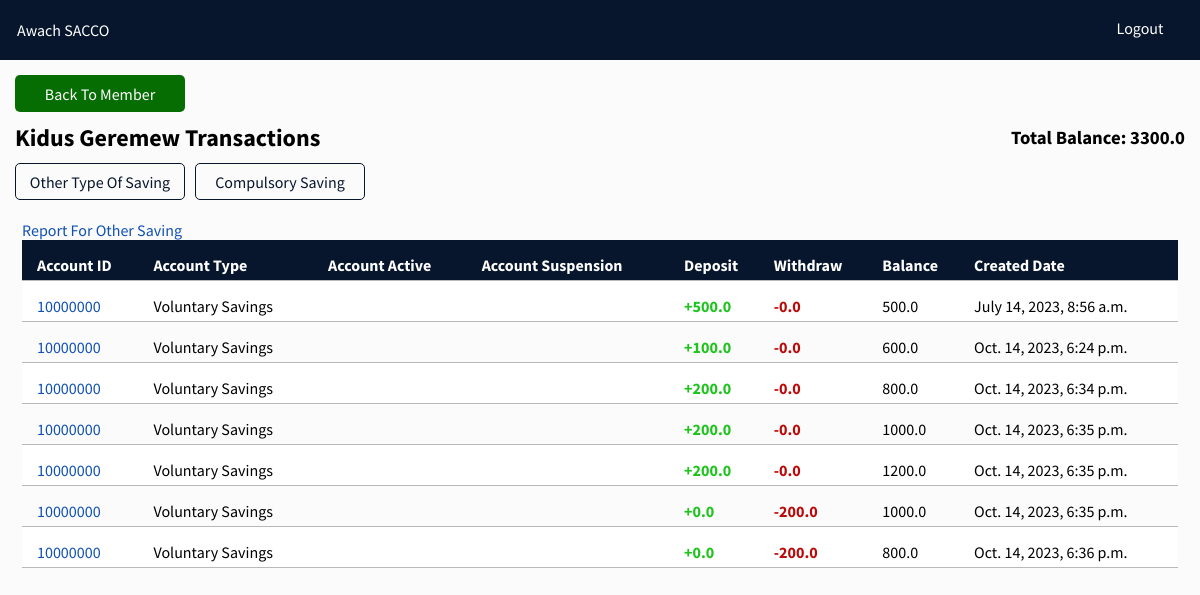
/savings/member-transction/10000000 (signed in), run on the app's committed database.
### savings/models.py (models this page shows, shortened)
class SavingTransaction(models.Model):
    account = models.ForeignKey(SavingAccount, on_delete=models.CASCADE)
    balance = models.FloatField(default=0.0)
    withdraw = models.FloatField(default=0.0)
    deposit = models.FloatField(default=0.0)
    interest = models.FloatField(default=0.0)
    created_date = models.DateTimeField(auto_now_add=True)

class SavingAccount(models.Model):
    account_id = models.IntegerField(primary_key=True, unique=True)
    member = models.ForeignKey(Member, on_delete=models.CASCADE)
    saving_type = models.ForeignKey(SavingType, on_delete=models.CASCADE)
    balance = models.FloatField(default=0.0)
    is_suspended = models.BooleanField(default=False)
    is_active = models.BooleanField(default=False)
    created_date = models.DateTimeField(auto_now_add=True)

class SavingType(models.Model):
    account_name = models.CharField(max_length=225, unique=True)
    def __str__(self):
        return self.account_name

### savings/views.py (the view)
# urls.py: path('member-transction/<str:pk>', get_members_transaction, name='member-transction'),
@login_required
def get_members_transaction(request, pk):
    saving_transaction = SavingTransaction.objects.filter(
        account__member__member_id__exact=pk).select_related('account').order_by('created_date')
    compulsory_transaction = CompulsoryTransaction.objects.filter(
        account__member__member_id__exact=pk).select_related('account').order_by('account').order_by('created_date')
    comlsory = CompulsorySaving.objects.get(member_id=pk)
    account = SavingAccount.objects.get(member_id=pk, is_active=True)
    balance = comlsory.balance + account.balance
    full_name = comlsory.member.first_name + ' ' + comlsory.member.father_name
    return render(request, 'membersTransaction.html', {'saving_transaction': saving_transaction,
                                                       'compulsory_transaction': compulsory_transaction, 'id': pk, 'balance': balance, 'full_name': full_name})

### savings/templates/membersTransaction.html (shortened to what this page needs)
{% load static %}
<!DOCTYPE html>
<html lang="en">
  <head>
    <link rel="stylesheet" href="{% static 'css/member_list.css' %}" />
    <link rel="stylesheet" href="{% static '/css/fontawesome/css/all.css' %}" />
  </head>
  <body>
    <div class="app">
      <header>
        <p>Awach SACCO</p>
        <div class="links">
          <div class="link">
            {% if request.user %}
            <a href="{% url 'logout-employee' %}"> Logout </a>
            {% else %}
            <a href="{% url 'login-employee' %}"> Login </a>
            {% endif %}
          </div>
        </div>
      </header>
      <div class="member-list-body">
        <a href="{% url 'memeber-info' id %}" class="create-member">
          Back To Member
        </a>
        <div class="members-detail">
          <h2>{{ full_name }} Transactions</h2>
          <h3>Total Balance: {{ balance }}</h3>
        </div>
        <div class="saving-button">
          <button id="other-saving">Other Type Of Saving</button>
          <button id="compulsory-saving">Compulsory Saving</button>
        </div>
        <div class="members-table" id="other-div">
          <a
            href="{% url 'member-transction-report' id 0 %}"
            class="member-detail"
          >
            Report For Other Saving
          </a>
          <table class="members-list-table">
            <tr>
              <th>Account ID</th>
              <th>Account Type</th>
              <th>Account Active</th>
              <th>Account Suspension</th>
              <th>Deposit</th>
              <th>Withdraw</th>
              <th>Balance</th>
              <th>Created Date</th>
            </tr>
            {% for saving in saving_transaction %}
            <tr>
              <td class="member-detail">{{ saving.account.account_id }}</td>
              <td>{{ saving.account.saving_type }}</td>
              {% if saving.account.is_active %}
              <td><i class="fa-solid fa-circle-check"></i></td>
              {% else %}
              <td><i class="fa-solid fa-circle-xmark"></i></td>
              {% endif %} {% if saving.account.is_suspended %}
              <td><i class="fa-solid fa-circle-check"></i></td>
              {% else %}
              <td><i class="fa-solid fa-circle-xmark"></i></td>
              {% endif %}
              <td class="deposit">+{{saving.deposit}}</td>
              <td class="withdraw">-{{saving.withdraw}}</td>
              <td>{{saving.balance}}</td>
              <td>{{saving.created_date}}</td>
            </tr>
            {% endfor %}
          </table>
        </div>
      </div>
    </div>
  </body>
</html>

### members/static/css/member_list.css (style rules this page uses)
* { padding: 0; margin: 0; font-family: "inter"; font-family: "Inter", sans-serif; font-family: "Mukta", sans-serif; font-family: "Nanum Gothic", sans-serif; font-family: "Nunito", sans-serif; font-family: "Source Sans Pro", sans-serif; }
.app { width: 100%; min-height: 100vh; background-color: #fcfbfb; }
header { background-color: #07162d; height: 40px; max-width: 100vw; display: flex; align-items: center; color: white; padding: 10px; padding-left: 17px; }
header p { flex: 1; }
.links { display: flex; height: 100%; min-width: 100px; gap: 15px; }
.link { width: 100px; display: flex; align-items: center; justify-content: center; height: 35px; border-radius: 5px; }
.member-list-body { min-height: 32rem; padding: 15px; display: flex; gap: 10px; flex-direction: column; }
.members-table { padding: 7px; min-height: 50px; }
.members-list-table { width: 100%; border-collapse: collapse; }
.members-list-table td, .members-list-table th { border-bottom: 1px solid #b9b9b9; height: 35px; }
.members-list-table th { vertical-align: bottom; padding-bottom: 5px; text-align: start; padding-left: 15px; background-color: #07162d; color: white; }
.members-list-table td { vertical-align: bottom; text-align: start; font-size: 16px; padding-bottom: 5px; padding-left: 15px; }
.member-detail { text-decoration: none; color: #0f51b3; }
tr:nth-child(even) { background-color: rgb(255, 255, 255); }
.fa-circle-check { color: rgb(28, 196, 28); }
.fa-circle-xmark { color: rgb(211, 7, 7); }
.create-member { background-color: rgb(6, 109, 3); width: 170px; height: 37px; display: flex; align-items: center; justify-content: center; color: white; border-radius: 5px; text-decoration: none; }
.members-detail { display: flex; flex-direction: row; align-items: center; }
.members-detail h2 { flex: 1; }
.saving-button { height: 40px; display: flex; flex-direction: row; gap: 10px; }
.saving-button button { width: 170px; height: 37px; outline: none; border: 1px solid #07162d; border-radius: 5px; color: #07162d; background-color: transparent; font-size: 16px; cursor: pointer; transition: background-color 0.5s ease; }
.deposit { color: rgb(28, 196, 28); font-weight: bolder; }
.withdraw { color: rgb(185, 9, 9); font-weight: bolder; }
.link a { color: white; text-decoration: none; }

### data on the page
SavingTransaction: account.account_id "10000000", account.saving_type "Voluntary Savings", deposit "500.0", withdraw "0.0", balance "500.0", created_date "July 14, 2023, 8:56 a.m."
SavingTransaction: account.account_id "10000000", account.saving_type "Voluntary Savings", deposit "100.0", withdraw "0.0", balance "600.0", created_date "Oct. 14, 2023, 6:24 p.m."
SavingTransaction: account.account_id "10000000", account.saving_type "Voluntary Savings", deposit "200.0", withdraw "0.0", balance "800.0", created_date "Oct. 14, 2023, 6:34 p.m."
SavingTransaction: account.account_id "10000000", account.saving_type "Voluntary Savings", deposit "200.0", withdraw "0.0", balance "1000.0", created_date "Oct. 14, 2023, 6:35 p.m."
SavingTransaction: account.account_id "10000000", account.saving_type "Voluntary Savings", deposit "200.0", withdraw "0.0", balance "1200.0", created_date "Oct. 14, 2023, 6:35 p.m."
SavingTransaction: account.account_id "10000000", account.saving_type "Voluntary Savings", deposit "0.0", withdraw "200.0", balance "1000.0", created_date "Oct. 14, 2023, 6:35 p.m."
SavingTransaction: account.account_id "10000000", account.saving_type "Voluntary Savings", deposit "0.0", withdraw "200.0", balance "800.0", created_date "Oct. 14, 2023, 6:36 p.m."

### other printed values
{{ full_name }} "Kidus Geremew"
{{ balance }} "3300.0"
